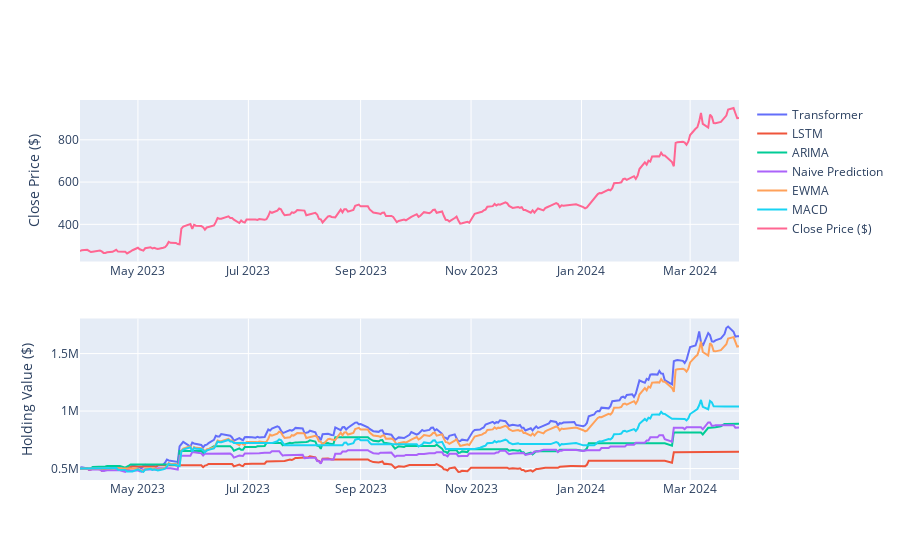

The notebook cell saved with this chart:
### Code cell
# plot the hoding value of the models
fig = make_subplots(rows=2, cols=1)

fig.add_trace(go.Scatter(x=transformer_trading_df.index, y=transformer_trading_df['Holding Value'], name='Transformer'), row=2, col=1)
fig.add_trace(go.Scatter(x=lstm_trading_df.index, y=lstm_trading_df['Holding Value'], name='LSTM'), row=2, col=1)
fig.add_trace(go.Scatter(x=arima_trading_df.index, y=arima_trading_df['Holding Value'], name='ARIMA'), row=2, col=1)
fig.add_trace(go.Scatter(x=null_trading_df.index, y=null_trading_df['Holding Value'], name='Naive Prediction'), row=2, col=1)
fig.add_trace(go.Scatter(x=df_ewma.index, y=df_ewma['holding_value'], name='EWMA'), row=2, col=1)
fig.add_trace(go.Scatter(x=df_macd.index, y=df_macd['holding_value'], name='MACD'), row=2, col=1)

fig.add_trace(go.Scatter(x=transformer_trading_df.index, y=trading_data['Real'], name='Close Price ($)'), row=1, col=1)

# y_axis
fig.update_yaxes(title_text="Close Price ($)", row=1, col=1)
fig.update_yaxes(title_text="Holding Value ($)", row=2, col=1)

fig.show()

### Figure 1 — Plotly figure (JSON) as saved in the notebook; plotly's stock layout.template omitted (floating-point values rounded to 4 significant figures; data arrays with more than 128 entries replaced by an {"elided": "..."} marker saying what was removed)
{"data": [{"name": "Transformer", "type": "scatter", "x": {"elided": "251 str values"}, "xaxis": "x2", "y": {"elided": "251 float values"}, "yaxis": "y2"}, {"name": "LSTM", "type": "scatter", "x": {"elided": "251 str values"}, "xaxis": "x2", "y": {"elided": "251 float values"}, "yaxis": "y2"}, {"name": "ARIMA", "type": "scatter", "x": {"elided": "251 str values"}, "xaxis": "x2", "y": {"elided": "251 float values"}, "yaxis": "y2"}, {"name": "Naive Prediction", "type": "scatter", "x": {"elided": "251 str values"}, "xaxis": "x2", "y": {"elided": "251 float values"}, "yaxis": "y2"}, {"name": "EWMA", "type": "scatter", "x": {"elided": "251 str values"}, "xaxis": "x2", "y": {"elided": "251 float values"}, "yaxis": "y2"}, {"name": "MACD", "type": "scatter", "x": {"elided": "251 str values"}, "xaxis": "x2", "y": {"elided": "251 float values"}, "yaxis": "y2"}, {"name": "Close Price ($)", "type": "scatter", "x": {"elided": "251 str values"}, "xaxis": "x", "y": {"elided": "251 float values"}, "yaxis": "y"}], "layout": {"xaxis": {"anchor": "y", "domain": [0, 1]}, "xaxis2": {"anchor": "y2", "domain": [0, 1]}, "yaxis": {"anchor": "x", "domain": [0.575, 1], "title": {"text": "Close Price ($)"}}, "yaxis2": {"anchor": "x2", "domain": [0, 0.425], "title": {"text": "Holding Value ($)"}}}}
